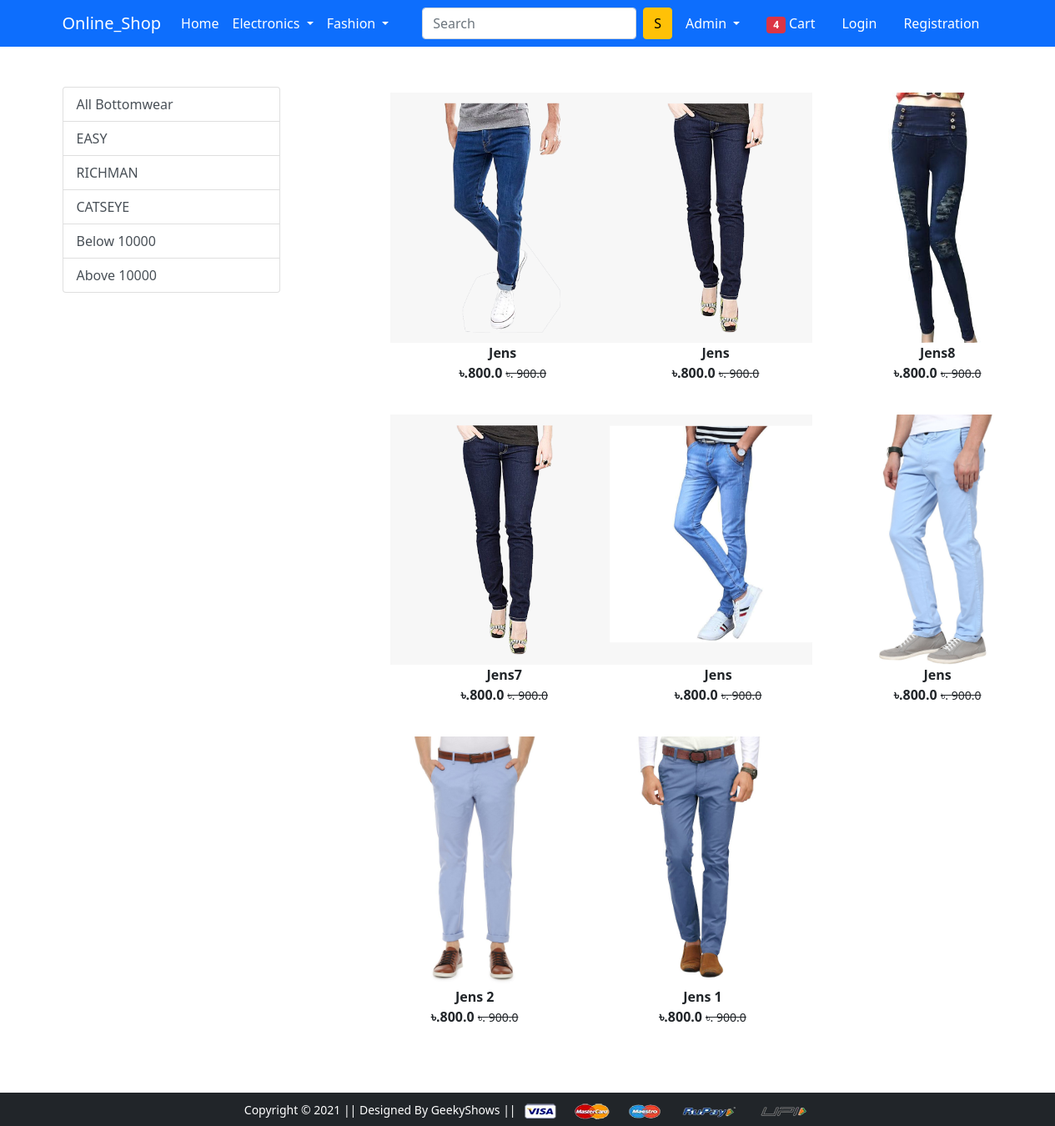
The app's page /bottomwear/ with its own data.
### app/models.py (models this page shows)
class Product(models.Model):
    title = models.CharField (max_length=200)
    selling_price = models.FloatField()
    discount_price = models.FloatField()
    description = models.TextField()
    brand = models.CharField (max_length=200)
    category = models.CharField (choices=CATEGORY_CHOICE, max_length=10)
    product_image = models.ImageField(upload_to='productimg')

### app/views.py (the view)
# urls.py: path('bottomwear/', views.bottomwear, name='bottomwear'),
def bottomwear(request, data = None):
 if data == None:
     bottomwears = Product.objects.filter(category='BW')
 elif data == 'EASY' or data == 'RICHMAN' or data == 'CATSEYE' :
     bottomwears = Product.objects.filter(category='BW').filter(brand=data)
 elif data == 'below' :
     bottomwears = Product.objects.filter(category='BW').filter(discount_price__lt=10000)
 elif data == 'above' :
     bottomwears = Product.objects.filter(category='BW').filter(discount_price__gt=10000)
 return render(request, 'app/bottomwear.html', {'bottomwears' : bottomwears})

### app/templates/app/bottomwear.html (shortened to what this page needs)
{% extends 'app/base.html' %}
{% load static %}
{% block main-content %}
<div class="container my-5">
 <div class="row">
  <div class="col-sm-3">
  <div class= "list-group">
     <a href="{% url 'bottomwear'%} " class = "list-group-item
     list-group-item-action" aria-current="true">All Bottomwear</a>
     <a href="{% url 'bottomweardata' 'EASY' %}"
     class = "list-group-item list-group-item-action"
     aria-current="true">EASY</a>
     <a href="{% url 'bottomweardata' 'RICHMAN' %}"
     class = "list-group-item list-group-item-action">RICHMAN</a>
     <a href="{% url 'bottomweardata' 'CATSEYE' %}"
     class = "list-group-item list-group-item-action">CATSEYE</a>
     <a href="{% url 'bottomweardata' 'below' %}"
     class = "list-group-item list-group-item-action">Below 10000</a>
     <a href="{% url 'bottomweardata' 'above' %}"
     class = "list-group-item list-group-item-action">Above 10000</a>
  </div>
 </div>
  <div class="col-sm-8 offset-sm-1">
  <div class = "row">
    {% for product in bottomwears %}
     <div class = "col-sm-4 text-center mb-4">
     <a href="{% url 'product-detail' product.id%}"
     class="btn">
     <div class = "item">
     <img src = "{{product.product_image.url}}" alt = ""
         height="300" class = "">
     <div class = "fw-bold">{{product.title}}</div><div class = "fw-bold">৳.{{product.discount_price}}
    <small class="fw-light text-decoration-line-through">
        ৳. {{product.selling_price}}</small></div>
    </div>
    </a>
 </div>
 {% endfor %}
</div>
</div>
</div>
</div>
{% endblock main-content %}

### records on screen
Product: product_image (picture), title "Jens", discount_price "800.0", selling_price "900.0"
Product: product_image (picture), title "Jens", discount_price "800.0", selling_price "900.0"
Product: product_image (picture), title "Jens8", discount_price "800.0", selling_price "900.0"
Product: product_image (picture), title "Jens7", discount_price "800.0", selling_price "900.0"
Product: product_image (picture), title "Jens", discount_price "800.0", selling_price "900.0"
Product: product_image (picture), title "Jens", discount_price "800.0", selling_price "900.0"
Product: product_image (picture), title "Jens 2", discount_price "800.0", selling_price "900.0"
Product: product_image (picture), title "Jens 1", discount_price "800.0", selling_price "900.0"
